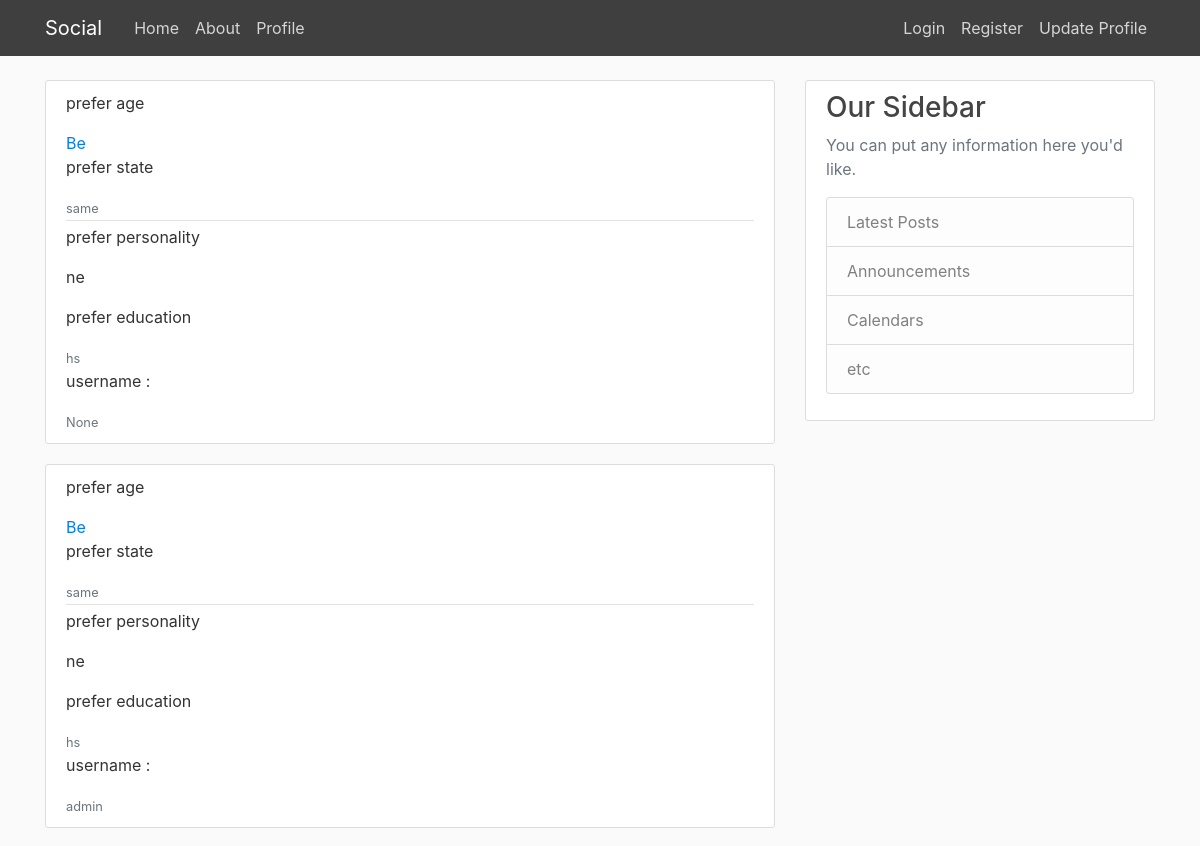
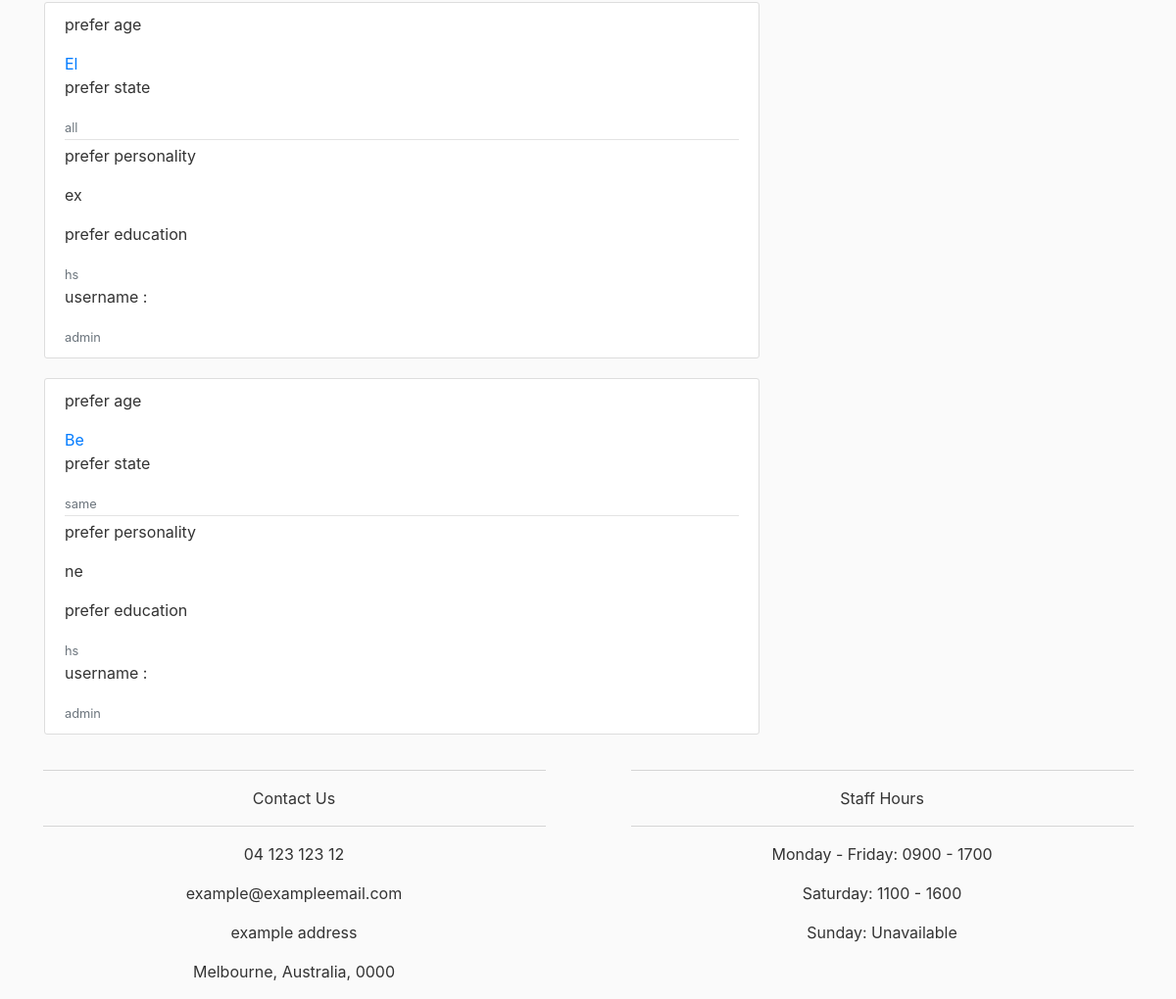
The app's page /display, older data (2 pictures, top to bottom).
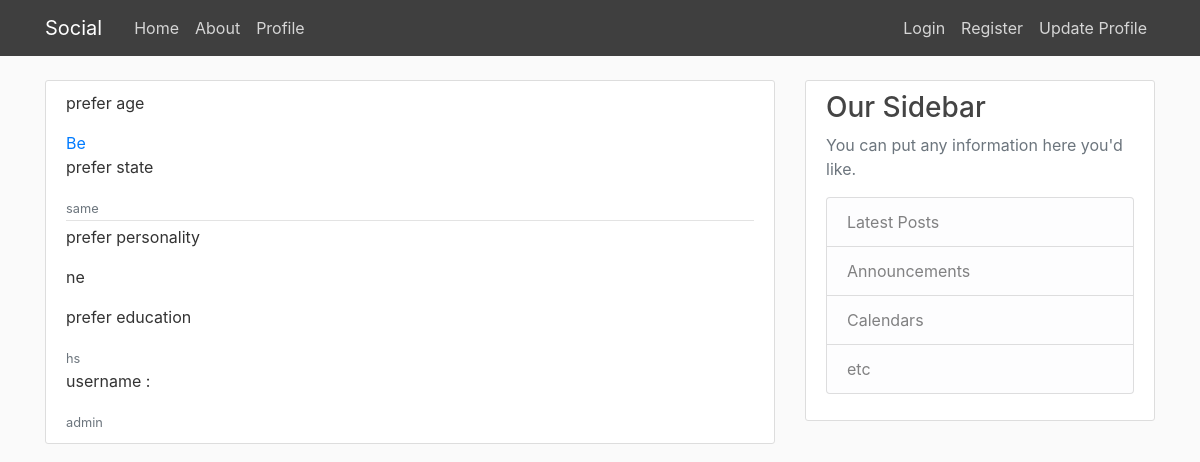
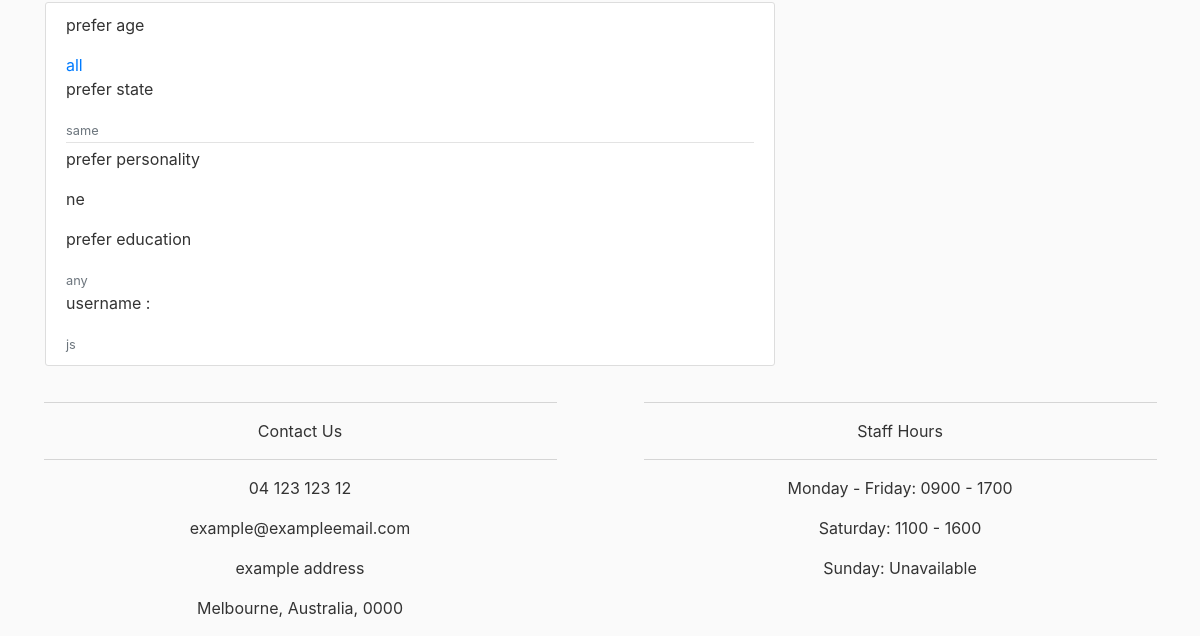
The same page, newer data (2 pictures, top to bottom).
### app/models.py (models this page shows, shortened)
class Preferences(db.Model):
    preferencesid = db.Column(db.Integer, primary_key=True)
    prefage = db.Column(db.String(60))
    prefstate = db.Column(db.String(60))
    prefpersonality = db.Column(db.String(60))
    prefeducation = db.Column(db.String(60))
    username = db.Column(db.String, db.ForeignKey('user.username'))

### app/routes.py (the view)
@app.route("/display")
def display():
    prefs=Preferences.query.all()
    return render_template('display.html',title='display', prefs=prefs)

### app/templates/display.html
{% extends "layout.html" %}
{% block content %}
 {% for prefs in prefs %}
        <article class="media content-section">
          <div class="media-body">
            <div class="article-metadata">
			  <p>prefer age </p>
              <a class="mr-2" href="#">{{ prefs.prefage }}</a>
			  <p> prefer state </p>
              <small class="text-muted">{{ prefs.prefstate }}</small>
            </div>
			<p>prefer personality </p>
            <p class="article-content">{{ prefs.prefpersonality }}</p>
            <p> prefer education</p>
            <small class="text-muted">{{prefs.prefeducation }}</small>
			<p> username :</p>
			<small class="text-muted">{{prefs.username}}</small>
          </div>
        </article>
    {% endfor %}
{% endblock content %}

### app/templates/layout.html (shortened to what this page needs)
<!DOCTYPE html>
<html>
<head>
    <link rel="stylesheet" href="https://maxcdn.bootstrapcdn.com/bootstrap/4.0.0/css/bootstrap.min.css">
    <link rel="stylesheet" href="https://maxcdn.bootstrapcdn.com/bootstrap/4.0.0/css/bootstrap.min.css">
    <link rel="stylesheet" type="text/css" href="{{ url_for('static', filename='css/main.css') }}">
</head>
<body>
    <header class="site-header">
      <nav class="navbar navbar-expand-md navbar-dark bg-steel fixed-top">
        <div class="container">
          <a class="navbar-brand mr-4" href="/">Social</a>
          <div class="collapse navbar-collapse" id="navbarToggle">
            <div class="navbar-nav mr-auto">
              <a class="nav-item nav-link" href="{{ url_for('home') }}">Home</a>
              <a class="nav-item nav-link" href="{{ url_for('about') }}">About</a>
              <a class="nav-item nav-link" href="{{ url_for('profile') }}">Profile</a>
            </div>
            <div class="navbar-nav">
              {% if current_user.is_authenticated %}
                <a class="nav-item nav-link" href="{{ url_for('account') }}">Account</a>
                <a class="nav-item nav-link" href="{{ url_for('logout') }}">Logout</a>
				<a class="nav-item nav-link" href="{{ url_for('preferences')}}">update preferences </a>
				<a class="nav-item nav-link" href="{{ url_for('display')}}">display preferences </a>
              {% else %}
                <a class="nav-item nav-link" href="{{ url_for('login') }}">Login</a>
                <a class="nav-item nav-link" href="{{ url_for('register') }}">Register</a>
                <a class="nav-item nav-link">Update Profile</a>
              {% endif %}
            </div>
          </div>
        </div>
      </nav>
    </header>
    <main role="main" class="container">
      <div class="row">
        <div class="col-md-8">
          {% block content %}{% endblock %}
        </div>
        <div class="col-md-4">
          <div class="content-section">
            <h3>Our Sidebar</h3>
            <p class='text-muted'>You can put any information here you'd like.
              <ul class="list-group">
                <li class="list-group-item list-group-item-light">Latest Posts</li>
                <li class="list-group-item list-group-item-light">Announcements</li>
                <li class="list-group-item list-group-item-light">Calendars</li>
                <li class="list-group-item list-group-item-light">etc</li>
              </ul>
            </p>
          </div>
        </div>
      </div>
    </main>
    <footer>
      <div class="container-fluid padding">
      <div class="row text-center">
          <div class="col-md-6">
              <hr class="light">
              <p>Contact Us</p>
              <hr class="light">
              <p>04 123 123 12</p>
              <p>example@exampleemail.com</p>
              <p>example address</p>
              <p>Melbourne, Australia, 0000</p>
          </div>
          <div class="col-md-6">
              <hr class="light">
              <p>Staff Hours</p>
              <hr class="light">
              <p>Monday - Friday: 0900 - 1700</p>
              <p>Saturday: 1100 - 1600</p>
              <p>Sunday: Unavailable</p>
          </div>
      </div>
      </div>
  </footer>
</body>
</html>

### app/static/css/main.css (style rules this page uses)
body { background: #fafafa; color: #333333; margin-top: 5rem; }
h1, h2, h3, h4, h5, h6 { color: #444444; }
.bg-steel { background-color: #3f3f3f; }
.site-header .navbar-nav .nav-link { color: #d5d5d5; }
.content-section { background: #ffffff; padding: 10px 20px; border: 1px solid #dddddd; border-radius: 3px; margin-bottom: 20px; }
.article-content { white-space: pre-line; }
.article-metadata { padding-bottom: 1px; margin-bottom: 4px; border-bottom: 1px solid #e3e3e3 }
hr.light { border-top: 1px solid #d5d5d5; width:90%; }

Row changes from the older to the newer data that the page shows:
removed Preferences: prefage "El", prefstate "all", prefpersonality "ex", prefeducation "hs", username "admin"
removed Preferences: prefage "Be", prefstate "same", prefpersonality "ne", prefeducation "hs", username "admin"
changed Preferences "Be": username "None" → "admin"
changed Preferences: prefage "Be" → "all"; prefeducation "hs" → "any"; username "admin" → "js"
